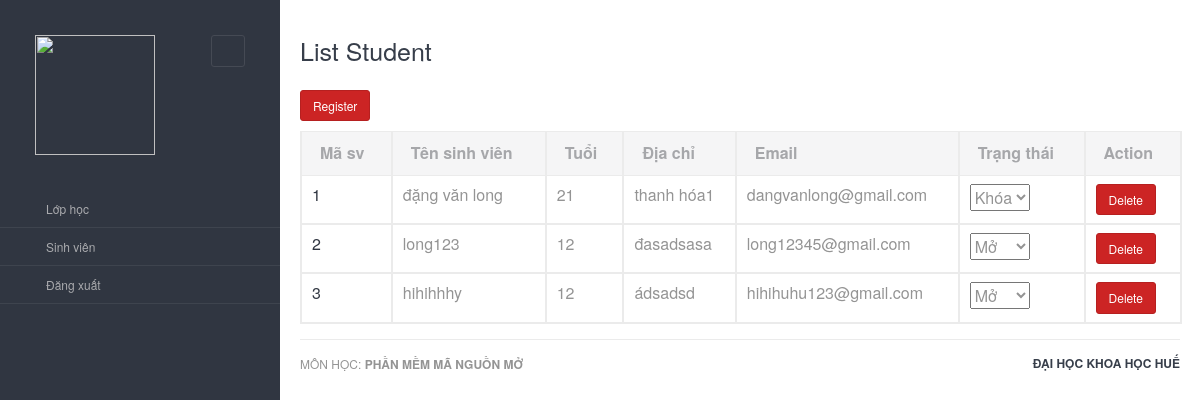
Page /list-student (signed in) on the committed database.
### app/models.py (models this page shows, shortened)
class Student(UserMixin,db.Model):
    id = db.Column(db.Integer, primary_key=True)
    name = db.Column(db.String(64), nullable = False)
    age = db.Column(db.Integer, nullable = True)
    address = db.Column(db.String(64), nullable = True)
    email = db.Column(db.String(120), index=True, unique=True, nullable = False)
    password = db.Column(db.String(128), nullable = False)
    active = db.Column(db.Boolean,  default=True)
    def list_student():
        return Student.query.all()

### app/routes_students.py (the view)
@app.route('/list-student', methods=['GET'])
@login_required
def list_students():
    list_students = Student.list_student()
    return render_template('student_view.html',list_students=list_students)

### app/models.py (called while the page is built)
@login.user_loader
def loader_id(id):
    return Admin.query.get(int(id))

### app/templates/student_view.html (shortened to what this page needs)
{% extends "layouts/adminbase.html" %} {% block content %}
<div class="main-content">
    <h2>List Student</h2>
    <br />
    <a class="btn btn-danger" style="margin-bottom: 10px;" href="/register-student">Register</a>
    <table class="table table-bordered datatable" id="table-1">
        <thead>
            <th>Mã sv</th>
            <th>Tên sinh viên</th>
            <th>Tuổi</th>
            <th>Địa chỉ</th>
            <th>Email</th>
            <th>Trạng thái</th>
            <th>Action</th>
        </thead>
        <tbody>
            {% for st in list_students %}
            <tr>
                <th scope="row">
                    {{ st.id }}
                </th>
                <td>
                    {{ st.name }}
                </td>
                <td>
                    {{ st.age }}
                </td>
                <td>
                    {{ st.address }}
                </td>
                <td>
                    {{ st.email }}
                </td>
                <td>
                    <select name="active" onchange="doitrangthai('{{ st.id }}','{{ st.active }}')">
                    {% if st.active == 1 %}
                        <option value="1" selected>Mở</option>
                    {% else %}
                        <option value="0" selected>Khóa</option>
                    {% endif %}
                    </select>
                </td>
                <td>
                    <a class="btn btn-danger" type="submit" onclick="delete_class('{{ st.id }}')">Delete</a>
                </td>
            </tr>
            {% endfor %}
        </tbody>
    </table>
    {% endblock %}

### app/static/js/datatables/datatables.css (style rules this page uses)
table.dataTable { width:100%;margin:0 auto;clear:both;border-collapse:separate;border-spacing:0 }
table.dataTable thead th,table.dataTable tfoot th { font-weight:700 }
table.dataTable thead th,table.dataTable thead td { padding:10px 18px;border-bottom:1px solid #111 }
table.dataTable tbody tr { background-color:#fff }
table.dataTable tbody th,table.dataTable tbody td { padding:8px 10px }
table.dataTable,table.dataTable th,table.dataTable td { -webkit-box-sizing:content-box;-moz-box-sizing:content-box;box-sizing:content-box }

### rows in the picture
Student: id "1", name "đặng văn long", age "21", address "thanh hóa1", email "dangvanlong@gmail.com", active "Khóa"
Student: id "2", name "long123", age "12", address "đasadsasa", email "long12345@gmail.com", active "Mở"
Student: id "3", name "hihihhhy", age "12", address "ádsadsd", email "hihihuhu123@gmail.com", active "Mở"
